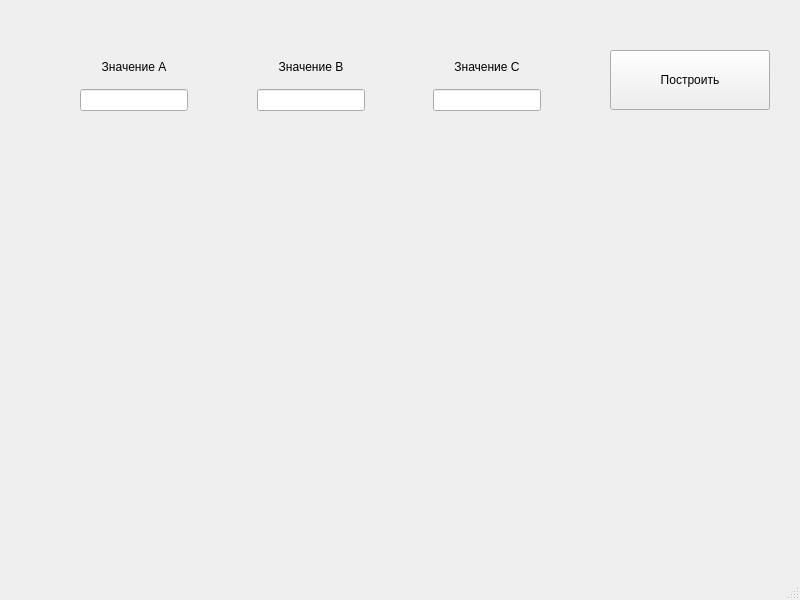
<?xml version="1.0" encoding="UTF-8"?>
<ui version="4.0">
 <class>MainWindow</class>
 <widget class="QMainWindow" name="MainWindow">
  <property name="geometry">
   <rect>
    <x>0</x>
    <y>0</y>
    <width>800</width>
    <height>600</height>
   </rect>
  </property>
  <property name="windowTitle">
   <string>MainWindow</string>
  </property>
  <widget class="QWidget" name="centralwidget">
   <widget class="QCustomPlot" name="widget" native="true">
    <property name="geometry">
     <rect>
      <x>30</x>
      <y>130</y>
      <width>750</width>
      <height>450</height>
     </rect>
    </property>
    <property name="sizePolicy">
     <sizepolicy hsizetype="Maximum" vsizetype="Preferred">
      <horstretch>0</horstretch>
      <verstretch>0</verstretch>
     </sizepolicy>
    </property>
   </widget>
   <widget class="QWidget" name="gridLayoutWidget">
    <property name="geometry">
     <rect>
      <x>80</x>
      <y>50</y>
      <width>461</width>
      <height>61</height>
     </rect>
    </property>
    <layout class="QGridLayout" name="gridLayout">
     <item row="0" column="3">
      <spacer name="horizontalSpacer_2">
       <property name="orientation">
        <enum>Qt::Horizontal</enum>
       </property>
       <property name="sizeHint" stdset="0">
        <size>
         <width>40</width>
         <height>20</height>
        </size>
       </property>
      </spacer>
     </item>
     <item row="0" column="4">
      <widget class="QLabel" name="label_3">
       <property name="text">
        <string>Значение C</string>
       </property>
       <property name="alignment">
        <set>Qt::AlignCenter</set>
       </property>
      </widget>
     </item>
     <item row="1" column="0">
      <widget class="QLineEdit" name="Aline">
       <property name="alignment">
        <set>Qt::AlignCenter</set>
       </property>
      </widget>
     </item>
     <item row="1" column="2">
      <widget class="QLineEdit" name="Bline">
       <property name="alignment">
        <set>Qt::AlignCenter</set>
       </property>
      </widget>
     </item>
     <item row="0" column="2">
      <widget class="QLabel" name="label_2">
       <property name="text">
        <string>Значение B</string>
       </property>
       <property name="alignment">
        <set>Qt::AlignCenter</set>
       </property>
      </widget>
     </item>
     <item row="1" column="4">
      <widget class="QLineEdit" name="Cline">
       <property name="alignment">
        <set>Qt::AlignCenter</set>
       </property>
      </widget>
     </item>
     <item row="0" column="1">
      <spacer name="horizontalSpacer">
       <property name="orientation">
        <enum>Qt::Horizontal</enum>
       </property>
       <property name="sizeHint" stdset="0">
        <size>
         <width>40</width>
         <height>20</height>
        </size>
       </property>
      </spacer>
     </item>
     <item row="0" column="0">
      <widget class="QLabel" name="label">
       <property name="font">
        <font>
         <kerning>true</kerning>
        </font>
       </property>
       <property name="text">
        <string>Значение A</string>
       </property>
       <property name="alignment">
        <set>Qt::AlignCenter</set>
       </property>
      </widget>
     </item>
    </layout>
   </widget>
   <widget class="QPushButton" name="postroit">
    <property name="geometry">
     <rect>
      <x>610</x>
      <y>50</y>
      <width>160</width>
      <height>60</height>
     </rect>
    </property>
    <property name="text">
     <string>Построить</string>
    </property>
   </widget>
   <widget class="QLabel" name="label_4">
    <property name="geometry">
     <rect>
      <x>330</x>
      <y>10</y>
      <width>161</width>
      <height>31</height>
     </rect>
    </property>
    <property name="text">
     <string/>
    </property>
    <property name="pixmap">
     <pixmap>../../kursachFoto/parabKvadrat.jpg</pixmap>
    </property>
   </widget>
  </widget>
  <widget class="QStatusBar" name="statusbar"/>
 </widget>
 <customwidgets>
  <customwidget>
   <class>QCustomPlot</class>
   <extends>QWidget</extends>
   <header>qcustomplot.h</header>
   <container>1</container>
  </customwidget>
 </customwidgets>
 <resources/>
 <connections/>
</ui>
